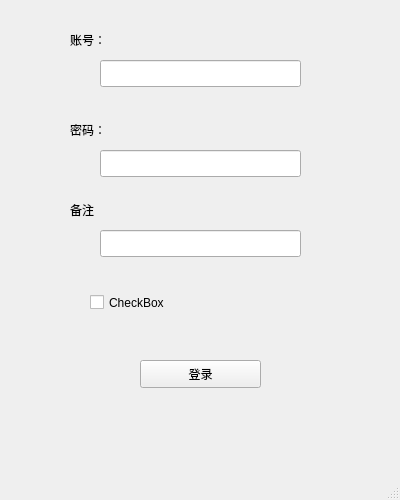
<?xml version="1.0" encoding="UTF-8"?>
<ui version="4.0">
 <class>LoginDialog</class>
 <widget class="QMainWindow" name="LoginDialog">
  <property name="geometry">
   <rect>
    <x>0</x>
    <y>0</y>
    <width>400</width>
    <height>500</height>
   </rect>
  </property>
  <property name="windowTitle">
   <string>LoginDialog</string>
  </property>
  <widget class="QWidget" name="centralwidget">
   <widget class="QLabel" name="labelSceretID">
    <property name="geometry">
     <rect>
      <x>70</x>
      <y>30</y>
      <width>69</width>
      <height>19</height>
     </rect>
    </property>
    <property name="text">
     <string>账号：</string>
    </property>
   </widget>
   <widget class="QLineEdit" name="lineEditSceretID">
    <property name="geometry">
     <rect>
      <x>100</x>
      <y>60</y>
      <width>201</width>
      <height>27</height>
     </rect>
    </property>
   </widget>
   <widget class="QLabel" name="labelSceretkey">
    <property name="geometry">
     <rect>
      <x>70</x>
      <y>120</y>
      <width>81</width>
      <height>19</height>
     </rect>
    </property>
    <property name="text">
     <string>密码：</string>
    </property>
   </widget>
   <widget class="QLineEdit" name="lineEditSceretKey">
    <property name="geometry">
     <rect>
      <x>100</x>
      <y>150</y>
      <width>201</width>
      <height>27</height>
     </rect>
    </property>
   </widget>
   <widget class="QLineEdit" name="lineEditRemark">
    <property name="geometry">
     <rect>
      <x>100</x>
      <y>230</y>
      <width>201</width>
      <height>27</height>
     </rect>
    </property>
    <property name="text">
     <string/>
    </property>
   </widget>
   <widget class="QLabel" name="label_3">
    <property name="geometry">
     <rect>
      <x>70</x>
      <y>200</y>
      <width>81</width>
      <height>19</height>
     </rect>
    </property>
    <property name="text">
     <string>备注</string>
    </property>
   </widget>
   <widget class="QCheckBox" name="checkBox">
    <property name="geometry">
     <rect>
      <x>90</x>
      <y>290</y>
      <width>100</width>
      <height>25</height>
     </rect>
    </property>
    <property name="text">
     <string>CheckBox</string>
    </property>
   </widget>
   <widget class="QPushButton" name="denglu">
    <property name="geometry">
     <rect>
      <x>140</x>
      <y>360</y>
      <width>121</width>
      <height>28</height>
     </rect>
    </property>
    <property name="text">
     <string>登录</string>
    </property>
   </widget>
  </widget>
  <widget class="QMenuBar" name="menubar">
   <property name="geometry">
    <rect>
     <x>0</x>
     <y>0</y>
     <width>400</width>
     <height>24</height>
    </rect>
   </property>
  </widget>
  <widget class="QStatusBar" name="statusbar"/>
 </widget>
 <resources/>
 <connections/>
</ui>
